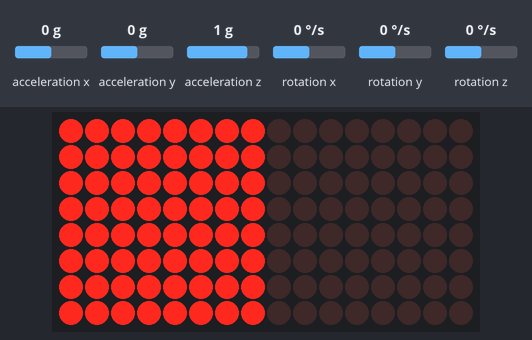
A sketch run on a simulated Raspberry Pi Pico. Shown: 16×8 LED matrix. The inputs (shaded band) are chosen by the test bench; at power-on: acceleration x 0 g, acceleration y 0 g, acceleration z 1 g, rotation x 0 °/s, rotation y 0 °/s, rotation z 0 °/s. What the sketch prints to the serial monitor is not drawn.

Above: at 0.1 s.
At 1.2 s:
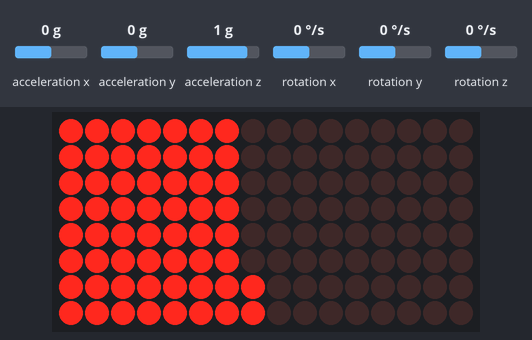
Timing chart, 0 to 1.2 s (numbered marks = the images above; inputs shaded):
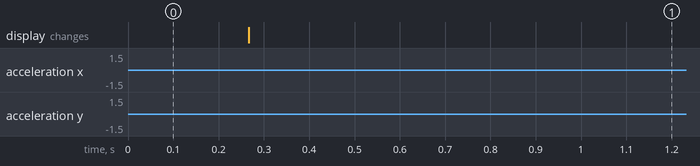

The sketch:

Cyberhourglass.ino
```cpp
#include <Wire.h>
#include <MPU6050_tockn.h>
#include "Arduino.h"
#include "LedControl.h"
#include "Delay.h"

MPU6050 mpu6050(Wire);
#define MATRIX_A 1
#define MATRIX_B 0
// 点阵屏驱动引脚
#define PIN_DATAIN 3  // DIN 引脚
#define PIN_CLK 2     // CLK 引脚
#define PIN_LOAD 1    // CS 引脚
// 点阵屏安装方向
#define ROTATION_OFFSET 90
#define Gravity 0.3
//定义粒子实体数
#define PARTICLE_COUNT 64

//定义粒子结构
struct Particle{
  int x;  // 粒子的x坐标，float
  int y;  // 粒子的y坐标，float
  float velX;  // 粒子的x方向速度，float
  float velY;  // 粒子的y方向速度，float
  bool active;  // 粒子是否激活，bool
};

// 定义粒子数组，包含其位置和速度信息
Particle particles[PARTICLE_COUNT];
//定义点阵屏对象，包含两个实体设备
LedControl lc = LedControl(PIN_DATAIN, PIN_CLK, PIN_LOAD, 2);
// 定义一个16*16的二维数组，用于记录点阵屏上的粒子位置，实际有效区域为x:0-7, y:8-15以及x:8-15, y:0-7
bool grid[16][16] = {0};

void ParticleInit();
void ParticleUpdate();
void ParticleCollision(Particle *p);
void ParticleMove(Particle *p);
void ParticleRender();


// 获取当前的重力方向
int getGravity() {
  mpu6050.update();
  float x = mpu6050.getAccX();  // 获取x方向的加速度
  float y = mpu6050.getAccY();  // 获取y方向的加速度
  if (y > 0.8) {
    return 180;  // 重力方向朝下
  } else if (x > 0.8) {
    return 90;   // 重力方向朝左
  } else if (y < -0.8) {
    return 0;    //
  } else if (x < -0.8) {
    return 270;  // 重力方向朝右
  } else {
    return 0; // 其他情况保持上一次的方向
  }
}

void setup() {
  Serial.begin(9600);
  Wire.setSDA(12);
  Wire.setSCL(13);
  Wire.begin();
  mpu6050.begin();
  randomSeed(analogRead(14));
  for (byte i = 0; i < 2; i++) {
    lc.shutdown(i, false);
    lc.setIntensity(i, 2);  // 控制粒子的亮度强度
  }
  ParticleInit();
  ParticleRender();
}

void loop() {
  delay(200);
  ParticleUpdate();
  ParticleRender();
}

/**
* @brief 初始化粒子,使用点阵屏参考坐标系，点亮上屏所有点
*
*/
void ParticleInit(){
  int i = 0;
  for(int x = 0;x<8;x++){
    for(int y = 8;y<16;y++){
      particles[i].x = x;
      particles[i].y = y;
      particles[i].velX = 0;
      particles[i].velY = 0;
      particles[i].active = true;
      grid[x][y] = 1;
      i++;
    }
  }
}
/**
 * @brief 更新粒子位置，根据加速度计算粒子速度
 *
 */
void ParticleUpdate(){
  mpu6050.update();
  //获取全局坐标系下的加速度
  float g_gx = -mpu6050.getAccX()*Gravity;
  float g_gy = mpu6050.getAccY()*Gravity;

  //获取局部(LED)坐标系下的加速度
  float l_gx = -g_gx * 0.707 + g_gy * 0.707;
  float l_gy = -g_gx * 0.707 - g_gy * 0.707;
  //遍历方式更新粒子位置
  for(int i = 0;i<PARTICLE_COUNT;i++){
    particles[i].velX = l_gx;
    particles[i].velY = l_gy;
    ParticleCollision(&particles[i]);
    Serial.println("初始化速度");
    Serial.println(g_gx);
    Serial.println(g_gy);
    ParticleMove(&particles[i]);
  }
}
/**
 * @brief 处理粒子在边界的情况，如果粒子在边界处速度方向与边界方向相反则速度清零，连接处除外
 * @param p 粒子实体指针
 */
void ParticleCollision(Particle *p){
  if(((p->x == 7) && (p->y == 8)) || ((p->x == 8) && (p->y == 7))){
    return;
  }
  if(p->velX < 0){
    if((p->x == 0 ) || (p->x == 8)){
      p->velX = 0;
    }
  }
  else if(p->velX > 0){
    if((p->x == 7) || (p->x == 15)){
      p->velX = 0;
    }
  }
  if(p->velY < 0){
    if((p->y == 8) || (p->y == 0)){
      p->velY = 0;
    }
  }
  else if(p->velY > 0){
    if((p->y == 15) || (p->y == 7)){
      p->velY = 0;
    }
  }
}
/**
 * @brief 粒子移动后位置计算,内部更新粒子位置以及网表
 *
 * @param p 粒子实体指针
 */
void ParticleMove(Particle *p) {
  // 存储粒子速度绝对值以及符号
  int dx = (p->velX > 0) ? ceil(p->velX) : ceil(-p->velX);
  int dy = (p->velY > 0) ? ceil(p->velY) : ceil(-p->velY);
  float absx = (p->velX > 0) ? p->velX : -p->velX;
  float absy = (p->velY > 0) ? p->velY : -p->velY;
  int signx = (p->velX > 0) ? 1 : -1;
  int signy = (p->velY > 0) ? 1 : -1;
  int i = 0, j = 0;
  // 存储最大速度方向，1为x方向，0为y方向
  bool maxer = (max(absx, absy) == absx);
  // 存储最大与最小之比(就近取整)
  float scale = maxer ? (float)dx / dy : (float)dy / dx;
  float count = 0;
  Serial.println("取整速度：");
  Serial.print("dx:");
  Serial.println(dx);
  Serial.print("dy:");
  Serial.println(dy);
  // 限制增量大小，防止粒子过墙,对于连接处如果移动方向合适直接移动至另一屏并清空速度
  if ((p->x == 7) && (p->y == 8)) {
    if ((signx > 0) && (signy < 0) && (grid[8][7] == 0)) {
      grid[8][7] = 1;
      grid[7][8] = 0;
      p->x = 8;
      p->y = 7;
      p->velX = 0;
      p->velY = 0;
      return;
    }
  } else if ((p->x == 8) && (p->y == 7)) {
    if ((signx < 0) && (signy > 0) && (grid[7][8] == 0)) {
      grid[7][8] = 1;
      grid[8][7] = 0;
      p->x = 7;
      p->y = 8;
      p->velX = 0;
      p->velY = 0;
      return;
    }
  } else if (p->x < 8) {
    dx = ((signx * dx + p->x) > 7) ? (7 - p->x) : dx;
    dx = ((signx * dx + p->x) < 0) ? p->x : dx;
    dy = ((signy * dy + p->y) > 15) ? (15 - p->y) : dy;
    dy = ((signy * dy + p->y) < 8) ? (p->y - 8) : dy;
  } else {
    dx = ((signx * dx + p->x) > 15) ? (15 - p->x) : dx;
    dx = ((signx * dx + p->x) < 8) ? (p->x - 8) : dx;
    dy = ((signy * dy + p->y) > 7) ? (7 - p->y) : dy;
    dy = ((signy * dy + p->y) < 0) ? p->y : dy;
  }
  // 打印限制后的粒子速度
  Serial.println("限制速度：");
  Serial.print("dx:");
  Serial.println(dx);
  Serial.print("dy:");
  Serial.println(dy);
  // 移动粒子
  while ((i <= dx) && (j <= dy)) {
    if (maxer) {
      i++;
      count++;
      if (grid[p->x + signx * i][p->y + signy * j] == 0) {
        grid[p->x][p->y] = 0;
        grid[p->x + signx * i][p->y + signy * j] = 1;
        p->x += signx * i;
        p->y += signy * j;
      }
      if (count >= scale) {
      j++;
      count -= scale;
      }
    } else {
      j++;
      count++;
      if (grid[p->x + signx * i][p->y + signy * j] == 0) {
        grid[p->x][p->y] = 0;
        grid[p->x + signx * i][p->y + signy * j] = 1;
        p->x += signx * i;
        p->y += signy * j;
      }
      if (count >= scale) {
        i++;
        count -= scale;
      }
    }
  }
}

void ParticleRender(){
  //上屏区渲染
  for(int i=7;i>=0;i--){
    for(int j=8;j<16;j++){
      if(grid[i][j] == 1){
        lc.setLed(0,(15-j),(i),true);
      }
      else{
        lc.setLed(0,(15-j),(i),false);
      }
    }
  }
  //下屏区渲染
  for(int i=15;i>=8;i--){
    for(int j=0;j<8;j++){
      if(grid[i][j] == 1){
        lc.setLed(1,(7-j),(i-8),true);
      }
      else{
        lc.setLed(1,(7-j),(i-8),false);
      }
    }
  }
}
```

Delay.cpp
```cpp
#include "Delay.h"
void NonBlockDelay::Delay (unsigned long t)
{
  iTimeout = millis() + t;
  return;
};
bool NonBlockDelay::Timeout (void)
{
  return (iTimeout < millis());
}
unsigned long NonBlockDelay::Time(void)
 {
   return iTimeout;
 }
```

Delay.h
```cpp
#if defined(ARDUINO) && ARDUINO >= 100
#include <Arduino.h>
#else
#include <WProgram.h>
#endif
class NonBlockDelay {
    unsigned long iTimeout;
  public:
    void Delay (unsigned long);
    bool Timeout (void);
    unsigned long Time(void);
};
```
